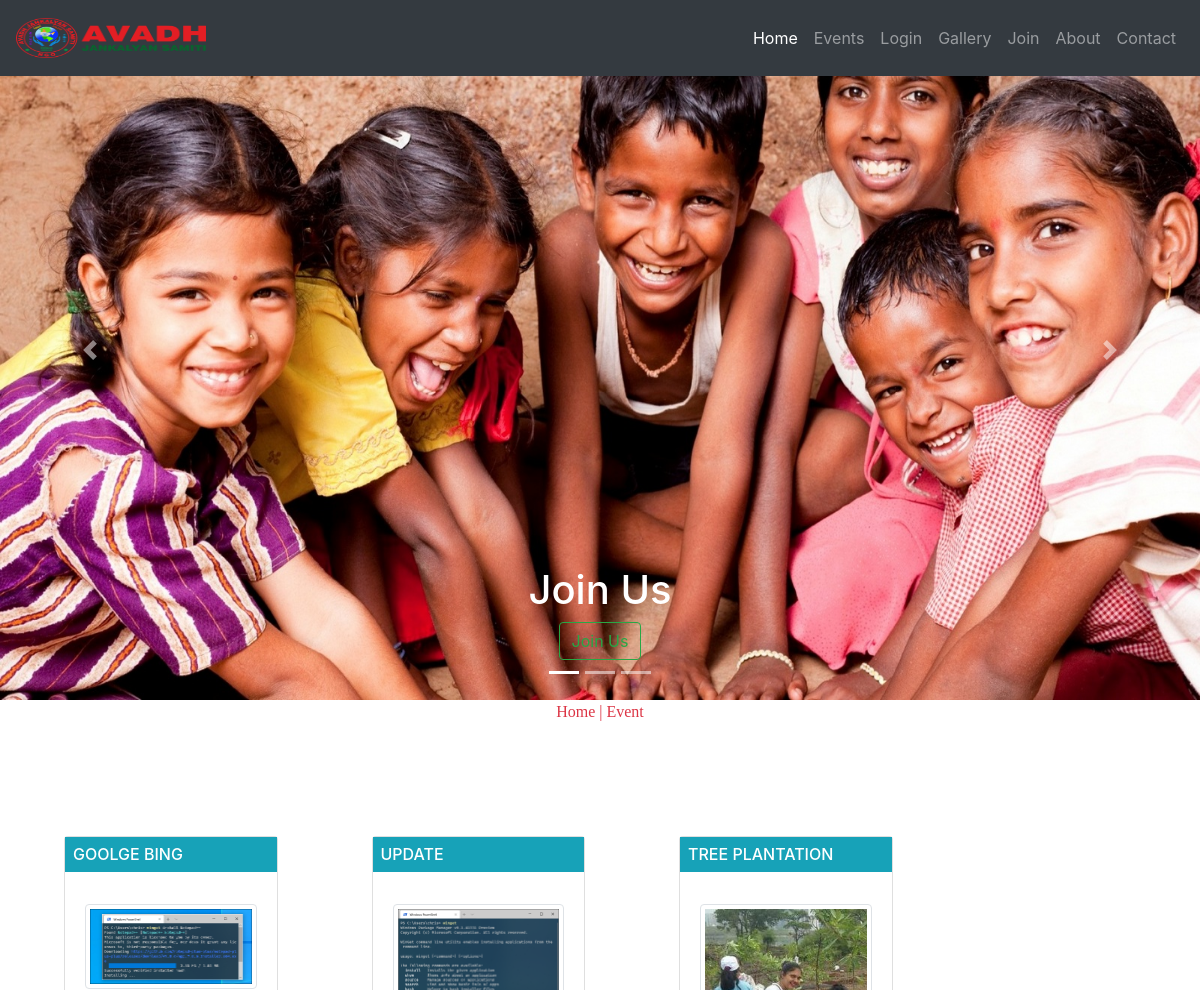
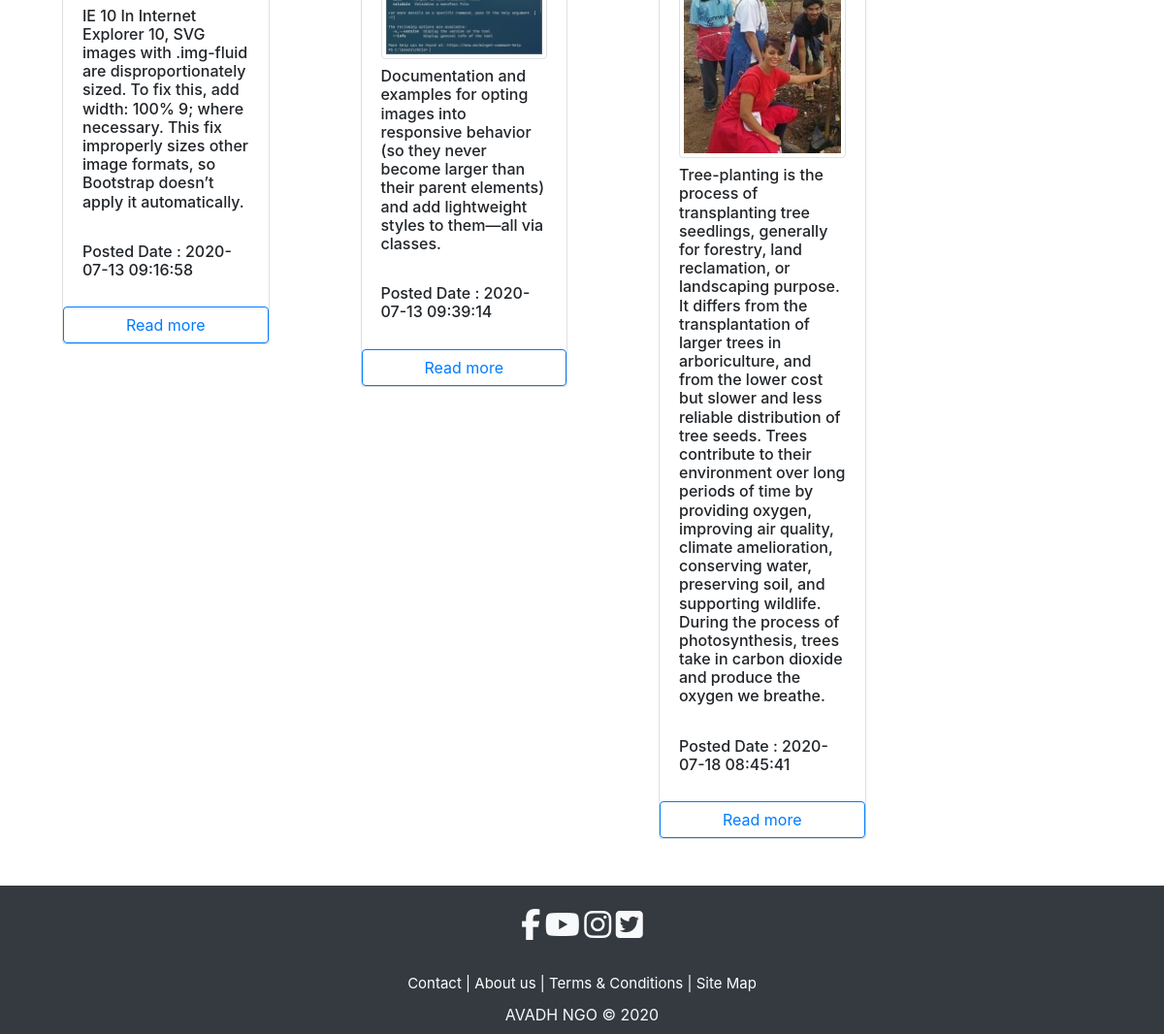
The page /show.php on the database its author committed (2 pictures, top to bottom).
### tables this page shows
CREATE TABLE `gallery` (
  `id` int(11) NOT NULL,
  `filepath` varchar(500) NOT NULL,
  `filename` varchar(500) NOT NULL,
  `title` varchar(500) NOT NULL,
  `shortdescription` blob NOT NULL,
  `description` blob NOT NULL,
  `Datetime` timestamp NOT NULL DEFAULT current_timestamp() ON UPDATE current_timestamp()
);

### show.php (the view, shortened to what this page needs)
<?php include("php/links.php");?>
<?php include_once("php/navbar.php");?>
<?php include('php/slider.php');?>
<p class="text-center text-danger mb-5" style="font-family: 'Abril Fatface', cursive;">Home | Event </p>
<div class="row" style="margin-top:1rem;">
	<?php
	$con = mysqli_connect('localhost','root','');
	 mysqli_select_db($con,'ngo');
	$query = " SELECT `filepath`,`id`, `filename`, `title`, `description`, `shortdescription`,`Datetime` FROM `gallery` order by id ASC ";
	$queryfire = mysqli_query($con, $query);
	$num = mysqli_num_rows($queryfire);
	if($num > 0){
		while($row= mysqli_fetch_array($queryfire)){
			?>
		<div class="col-lg-3 col-md-3 col-sm-12">
			<form>
				<div class="card" style="margin-top:4rem;margin-left:4rem;">
					<h6 class="card-title bg-info text-white p-2 text-uppercase"> <?php echo $row["title"];  ?> </h6>
					<div class="card-body">
						<img src="<?php  echo "php/" .$row["filepath"];  ?>" alt="<?php echo $row["filename"]; ?>" class="img-fluid mb-2 img-thumbnail" >
						<h6><?php echo $row["shortdescription"]; ?> </h6> <br/>
						<h6> Posted Date : <?php echo $row["Datetime"];  ?> </h6>
					</div>
						<div class="btn-group d-flex">
						<a href="<?php echo "readmore.php?id=".$row['id'];?>" class="btn btn-outline-primary flex-fill" role="button" aria-pressed="true">Read more</a>
						</div>
				</div>
			</form>
		</div>
	<?php
		}
	}
	?>
</div>
<br/>
<?php include("php/footer.php");?>

### css/style.css (style rules this page uses)
body { background: #eee; }

### rows shown on the page
gallery: title "GOOLGE BING", filepath+filename (picture), shortdescription "IE 10 In Internet Explorer 10, SVG images with .img-fluid are disproportionately sized. To fix this, add width: 100% 9; where necessary. This fix improperly sizes other image formats, so Bootstrap doesn’t apply it automatically.", Datetime "2020-07-13 09:16:58"
gallery: title "UPDATE", filepath+filename (picture), shortdescription "Documentation and examples for opting images into responsive behavior (so they never become larger than their parent elements) and add lightweight styles to them—all via classes.", Datetime "2020-07-13 09:39:14"
gallery: title "TREE PLANTATION", filepath+filename (picture), shortdescription "Tree-planting is the process of transplanting tree seedlings, generally for forestry, land reclamation, or landscaping purpose. It differs from the transplantation of larger trees in arboriculture, and from the lower cost but slower and less reliable distribution of tree seeds. Trees contribute to their environment over long periods of time by providing oxygen, improving air quality, climate amelioration, conserving water, preserving soil, and supporting wildlife. During the process of photosynthesis, trees take in carbon dioxide and produce the oxygen we breathe.", Datetime "2020-07-18 08:45:41"
